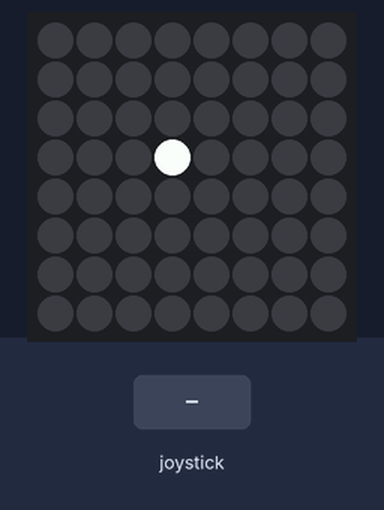
Recording of a program running on a simulated Raspberry Pi (BCM pin numbers) with a Sense HAT. Shown: the Sense HAT's 8×8 RGB LED matrix. Inputs (shaded band) come from the test bench.

Above: at 1.2 s.
1.3 s: joystick pushed up
At 2.5 s:
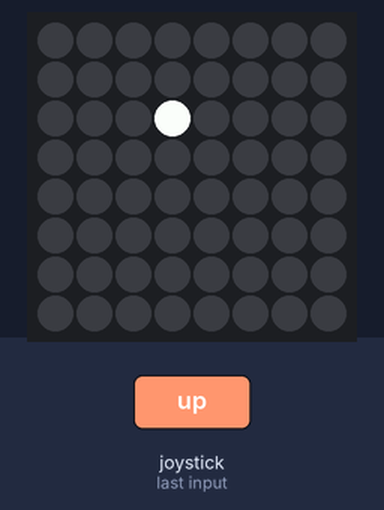
2.8 s: joystick pushed left
At 3.9 s:
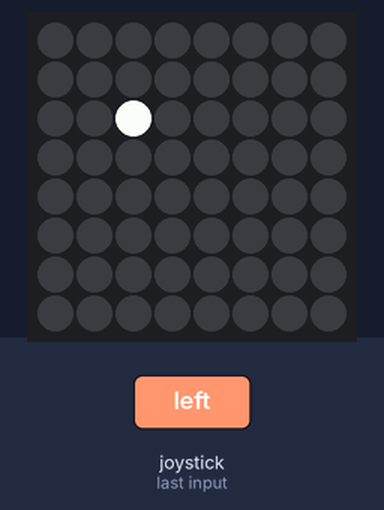
4.3 s: joystick pushed down
At 5.0 s:
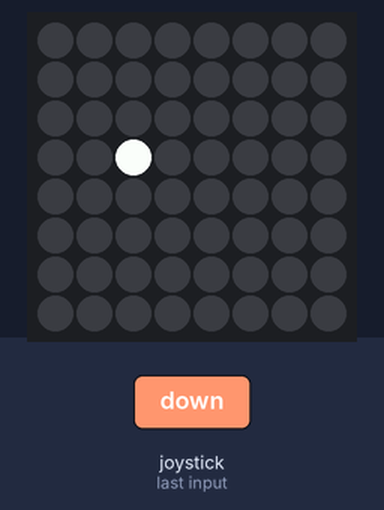
5.8 s: joystick pushed down
At 6.2 s:
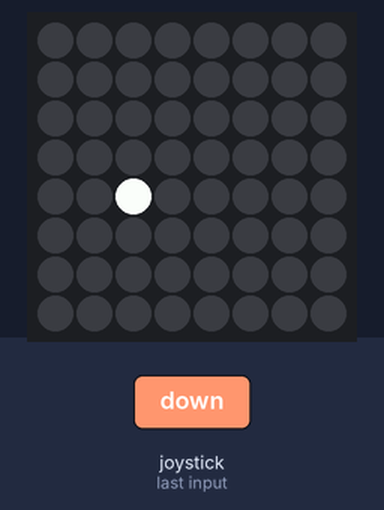
7.3 s: joystick pushed right
At 8.5 s:
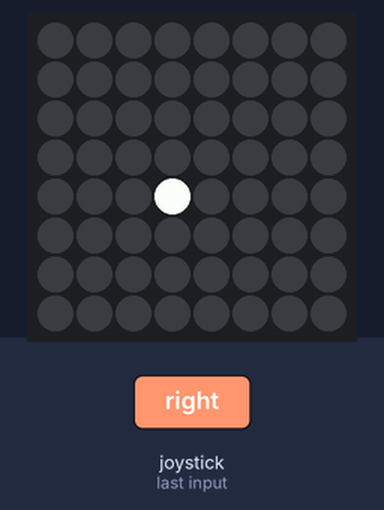
8.8 s: joystick pushed right
At 9.6 s:
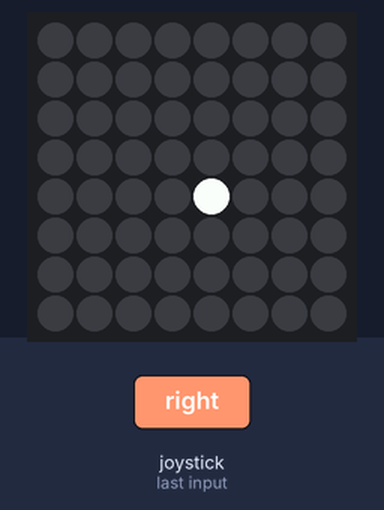
Timing chart, 0 to 11.3 s (numbered marks = the images above; inputs shaded):
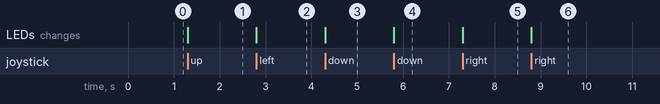

The program:

main.py
```python
from sense_hat import SenseHat, ACTION_PRESSED, ACTION_HELD, ACTION_RELEASED
from signal import pause
import signal
import atexit
import sys

x: int = 3  # type: int
y: int = 3

def clamp(value: int, min_value=0, max_value=7):
    return min(max_value, max(min_value, value))

def pushed_up(event):
    if event.action != ACTION_RELEASED:
        global y
        y = clamp(y - 1)

def pushed_down(event):
    if event.action != ACTION_RELEASED:
        global y
        y = clamp(y + 1)

def pushed_left(event):
    if event.action != ACTION_RELEASED:
        global x
        x = clamp(x - 1)

def pushed_right(event):
    if event.action != ACTION_RELEASED:
        global x
        x = clamp(x + 1)

def refresh():
    sense.clear()
    sense.set_pixel(x, y, 255, 255, 255)

@atexit.register
def clearAtExit(*arg):
    sense.clear()

if __name__ == '__main__':
    sense: SenseHat = SenseHat()
    sense.clear()
    sense.stick.direction_up = pushed_up
    sense.stick.direction_down = pushed_down
    sense.stick.direction_left = pushed_left
    sense.stick.direction_right = pushed_right
    sense.stick.direction_any = refresh

    signal.signal(signal.SIGINT, clearAtExit)
    signal.signal(signal.SIGTERM, clearAtExit)

    refresh()
    pause()
```

Measured:
- after the input at 1.3 s, the LEDs: change at once (image 1)
- after the input at 2.8 s, the LEDs: change at once (image 2)
- after the input at 4.3 s, the LEDs: change at once (image 3)
- after the input at 5.8 s, the LEDs: change at once (image 4)
- after the input at 7.3 s, the LEDs: change at once (image 5)
- after the input at 8.8 s, the LEDs: change at once (image 6)
